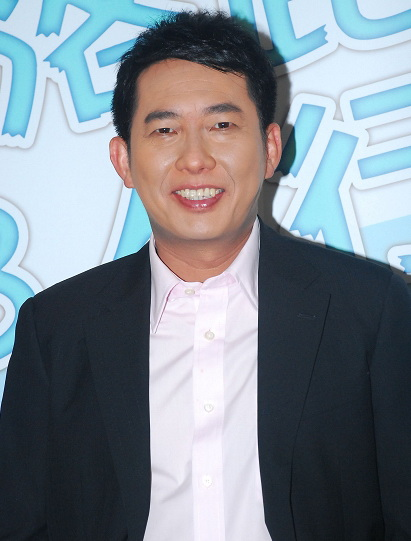
#> input picture aiot/resources/c1.jpg, 411 x 541 px
$ python cv2_show_img.py resources/c1.jpg resources/c2.jpg
#> lines starting #> are read from the running program, lines starting #| are printed output that depends on the picture
import cv2
import sys
import numpy as np
filepath1 = sys.argv[1]
filepath2 = sys.argv[2]
image1 = cv2.imread(filepath1)
#> image1 is the input picture: shape (541, 411, 3); mean B, G, R 144.5, 135.7, 125.8
image2 = cv2.imread(filepath2)
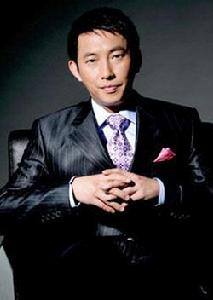
#> input picture aiot/resources/c2.jpg, 213 x 300 px
#> image2 is the input picture: shape (300, 213, 3); mean B, G, R 45, 42.8, 44.6
max_height = max(image1.shape[0], image2.shape[0])
#> max_height = 541
resized_image1 = cv2.resize(image1, (int(image1.shape[1] * max_height / image1.shape[0]), max_height))
resized_image2 = cv2.resize(image2, (int(image2.shape[1] * max_height / image2.shape[0]), max_height))
numpy_horizontal = np.hstack((resized_image1, resized_image2))
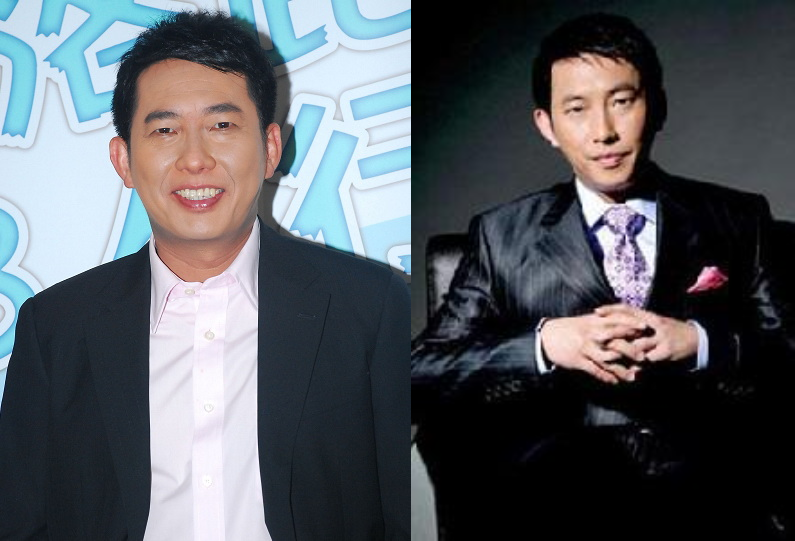
#> numpy_horizontal: shape (541, 795, 3); mean B, G, R 96.4, 90.8, 86.6
cv2.imshow("preview", numpy_horizontal)
cv2.waitKey(0)
cv2.destroyAllWindows()
